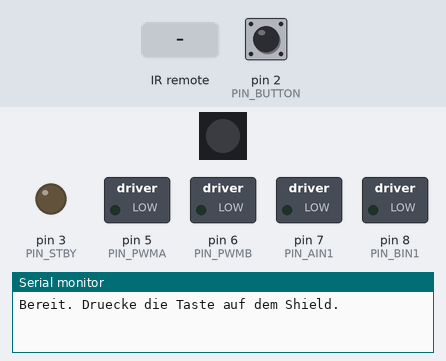
Bench run of a sketch on a simulated Arduino Uno, built with avr-gcc and run on an emulated ATmega328P. Shown: 1 RGB LEDs in strip order, left to right, switched loads named in the sketch (green lamp = pin HIGH), output pins drawn as LEDs (lit = HIGH), the last lines printed to the serial monitor. Inputs (shaded band) come from the test bench; at power-on: pin 2 (PIN_BUTTON) HIGH. Dim RGB values are drawn brighter than linear.

Above: at 0.8 s.
0.9 s: pin 2 (PIN_BUTTON) pulled LOW for 0.15 s
3.5 s: infrared code 0x98 received
At 4.5 s:
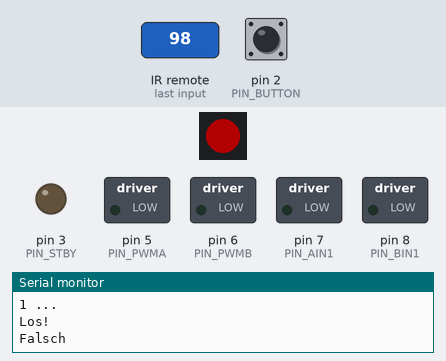
6.1 s: infrared code 0x68 received
Timing chart, 0 to 9.1 s (numbered marks = the images above; inputs shaded):
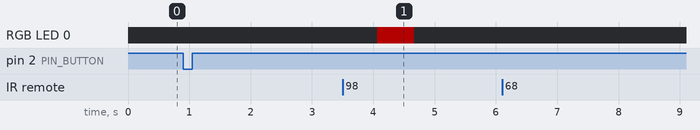

The sketch:

121_secret_code_solution.ino
```cpp
// Beispiel 121 - Geheimcode: Erst 1, dann 2, dann 3, dann faehrt es.
#include <IRremote.hpp>
#include <FastLED.h>
const uint8_t PIN_PWMA = 5;    // rechter Motor: Geschwindigkeit
const uint8_t PIN_PWMB = 6;    // linker Motor: Geschwindigkeit
const uint8_t PIN_AIN1 = 7;    // rechter Motor: Richtung
const uint8_t PIN_BIN1 = 8;    // linker Motor: Richtung
const uint8_t PIN_STBY = 3;    // Motortreiber ein/aus
const uint8_t PIN_BUTTON = 2;  // Taste auf dem Shield
const uint8_t PIN_IR = 9;      // IR-Empfaenger
const uint8_t PIN_LED = 4;     // WS2812
const int DRIVE_SPEED = 140;    // 140 von 255
const int TURN_SPEED = 130;     // 130 von 255
const uint8_t SECRET[] = {1, 2, 3};  // geheime Ziffernfolge
const uint8_t SECRET_LEN = 3;  // Laenge der Ziffernfolge
CRGB leds[1];
uint8_t step = 0;  // aktueller Schritt
void stopMotors() {
  analogWrite(PIN_PWMA, 0); analogWrite(PIN_PWMB, 0);
  digitalWrite(PIN_STBY, LOW);
}
void drive(int leftSpeed, int rightSpeed) {
  leftSpeed = constrain(leftSpeed, -255, 255);
  rightSpeed = constrain(rightSpeed, -255, 255);
  digitalWrite(PIN_BIN1, leftSpeed >= 0);
  digitalWrite(PIN_AIN1, rightSpeed >= 0);
  analogWrite(PIN_PWMB, abs(leftSpeed));
  analogWrite(PIN_PWMA, abs(rightSpeed));
  digitalWrite(PIN_STBY, HIGH);
}
bool buttonPressed() {
  if (digitalRead(PIN_BUTTON) == LOW) {
    delay(30);  // Prellen ignorieren
    return digitalRead(PIN_BUTTON) == LOW;
  }
  return false;
}
void waitForStart() {
  Serial.println(F("Bereit. Druecke die Taste auf dem Shield."));
  while (!buttonPressed()) {
    delay(20);
  }
  while (buttonPressed()) {  // warten, bis die Taste losgelassen ist
    delay(20);
  }
  for (int i = 3; i > 0; i--) {
    Serial.print(i);
    Serial.println(F(" ..."));
    delay(1000);
  }
  Serial.println(F("Los!"));
}
void setLed(CRGB color) {
  leds[0] = color; FastLED.show();
}
// IRremote 4.x: command der Familie A. Andere Fernbedienung mit
// Beispiel 086 messen und die Werte hier eintragen.
uint8_t digitFromCommand(uint8_t cmd) {
  if (cmd == 0x68) return 1;  // Taste 1
  if (cmd == 0x98) return 2;  // Taste 2
  if (cmd == 0xB0) return 3;  // Taste 3
  return 0;
}
void playFigure() {
  drive(DRIVE_SPEED, DRIVE_SPEED); delay(600);
  drive(-TURN_SPEED, TURN_SPEED); delay(450);
  drive(DRIVE_SPEED, DRIVE_SPEED); delay(600);
  drive(TURN_SPEED, -TURN_SPEED); delay(450);
  stopMotors();
}
void handleDigit(uint8_t digit) {
  if (digit == SECRET[step]) {
    step++;
    Serial.print(F("Stufe ")); Serial.println(step);
    if (step == SECRET_LEN) {
      setLed(CRGB::Green);
      Serial.println(F("Offen!"));
      playFigure();
      step = 0;
      setLed(CRGB::Black);
    }
    return;
  }
  step = 0; setLed(CRGB::Red); Serial.println(F("Falsch"));
  delay(600); setLed(CRGB::Black);
  if (digit == SECRET[0]) step = 1;  // die 1 beginnt neu
}
void setup() {
  Serial.begin(9600);
  pinMode(PIN_PWMA, OUTPUT); pinMode(PIN_PWMB, OUTPUT);
  pinMode(PIN_AIN1, OUTPUT); pinMode(PIN_BIN1, OUTPUT);
  pinMode(PIN_STBY, OUTPUT); pinMode(PIN_BUTTON, INPUT_PULLUP);
  stopMotors();
  FastLED.addLeds<WS2812, PIN_LED, GRB>(leds, 1);
  FastLED.setBrightness(60);
  setLed(CRGB::Black);
  IrReceiver.begin(PIN_IR, false);  // D13 bleibt frei
  waitForStart();
}
void loop() {
  if (!IrReceiver.decode()) return;
  uint8_t cmd = IrReceiver.decodedIRData.command;
  IrReceiver.resume();
  uint8_t digit = digitFromCommand(cmd);
  if (digit != 0) handleDigit(digit);
}
```

Measured:
- after the input at 3.5 s, RGB LED 0: off → RGB(60, 0, 0) after 0.56 s, → off 0.60 s later
